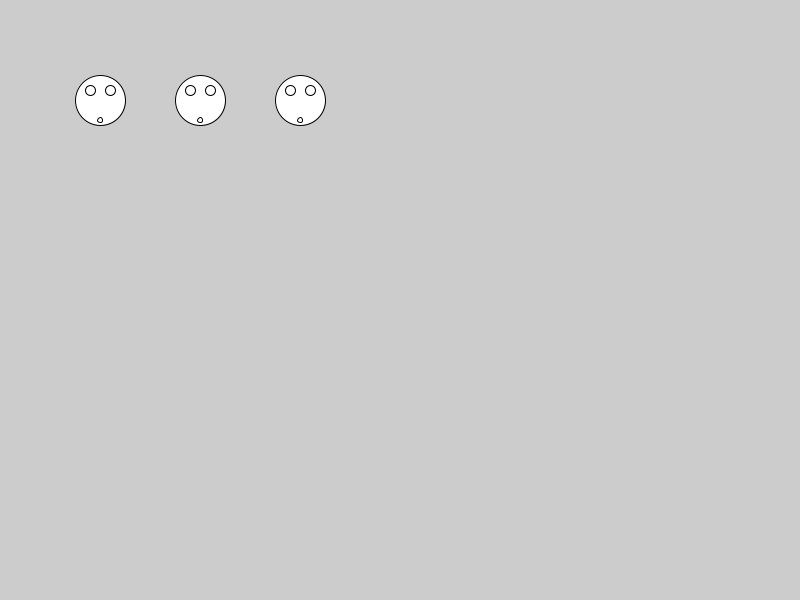
Frame 1 (no input)
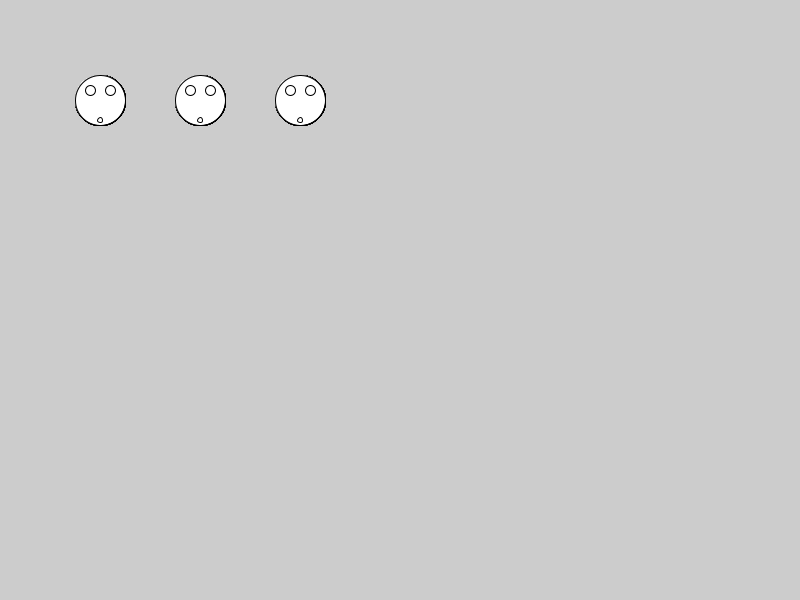
Frame 60 (the mouse pressed at the canvas centre just before this capture)
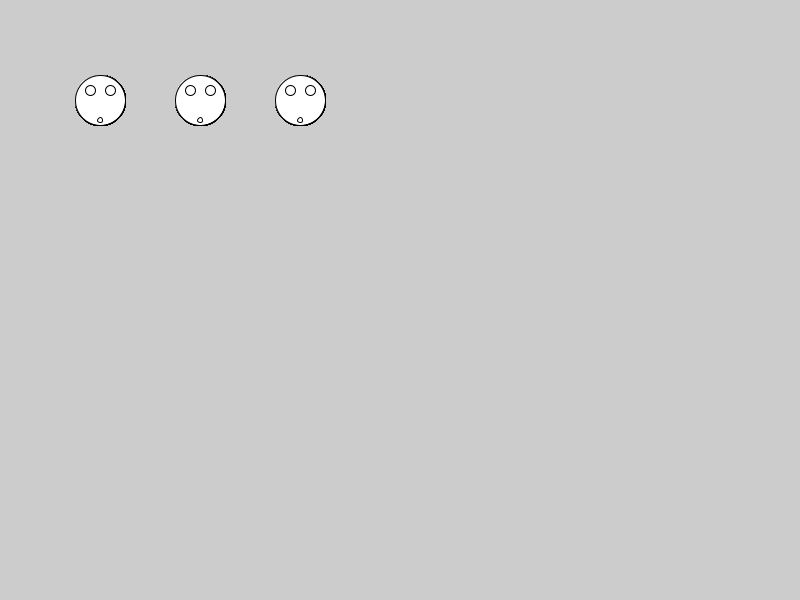
Frame 120 (the mouse held since frame 60 and released just before this capture)

The Processing sketch that drew these frames (run headless with seeded random() and noise(); from frame 60 on, the mouse is pressed at the canvas centre):

// Processing sketch: PV004Pupino
// ── PV004Pupino.pde
// Una base per un po' di giochi:
// disegna un esercito di PUPINI !

// cose da fare:
// 1. Il corpo dei pupini !
// 2. Aggiungere altri pupini nel canvas
// 3. Colorare i pupini !
// 4. Inventa le tue modifiche !

void setup()
{
  size(800, 600);
}

void draw()
{
  pupino(100, 100);
  pupino(200, 100); // ora è chiara la potenza della funzione !
  pupino(300, 100); // per disegnare un pupino mi basta 1 riga di codice, anziche 4 !
}

// per disegnare un pupino servono effettivamente 4 righe di codice,
// ma ora che ho la funzione pupino, chiamando la funzione,
// con una sola riga di codice (v. dentro la funzione draw),
// ottengo un pupino !
//
// x ed y sono le coordinate del centro del pupino 
void pupino(int x, int y)
{
  ellipse(x, y, 50, 50); // faccia
  ellipse(x-10, y-10, 10, 10); // occhio sinistro
  ellipse(x+10, y-10, 10, 10); // occhio destro
  ellipse(x, y+20, 5, 5); // bocca
}
